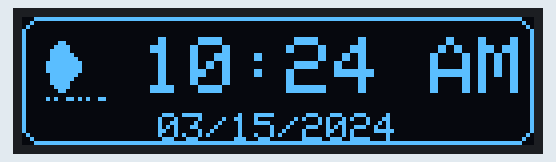
The sketch below on a simulated ESP32. Shown: 128×32 one-colour display. WiFi joins after 1.5 s; servers stay silent unless stated; network time is answered at once with the bench clock; the local clock reads 2024-03-15 10:24:30 at power-on unless the sketch sets it; what the sketch prints to the serial monitor is not drawn.

Above: at 1.6 s.
At 31.0 s:
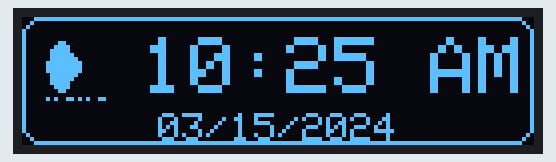
At 90.8 s:
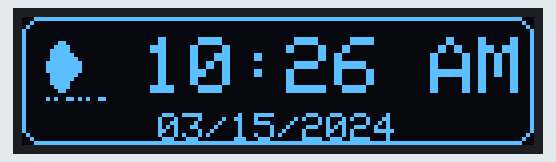

The sketch:

basic-fantasy-clock.ino
```cpp
#include <WiFi.h>
#include <Wire.h>
#include <Adafruit_GFX.h>
#include <Adafruit_SSD1306.h>
#include <NTPClient.h>
#include <WiFiUdp.h>

// OLED Display setup
#define SCREEN_WIDTH 128
#define SCREEN_HEIGHT 32
#define OLED_RESET    -1
#define OLED_ADDR     0x3C

Adafruit_SSD1306 display(SCREEN_WIDTH, SCREEN_HEIGHT, &Wire, OLED_RESET);

// Wi-Fi credentials
const char* ssid = "emeraldcity";
const char* password = "spacemonkeys";

// NTP Client setup
WiFiUDP ntpUDP;
NTPClient timeClient(ntpUDP, "pool.ntp.org", -25200, 60000); // GMT offset for MST (-7 hours)

// Moon (more of a diamond rn)  icon bitmap
const uint8_t moonIcon[] PROGMEM = {
  0x00, 0x00, 0x0C, 0x00, 0x1E, 0x00, 0x3E, 0x00, 0x3F, 0x00, 0x3F, 0x80, 0x7F, 0xC0, 0x7F, 0xC0,
  0x7F, 0xC0, 0x3F, 0x80, 0x3F, 0x00, 0x3E, 0x00, 0x1E, 0x00, 0x0C, 0x00, 0x00, 0x00
};

void setup() {
  Serial.begin(115200);

  // Initialize display
  if (!display.begin(SSD1306_SWITCHCAPVCC, OLED_ADDR)) {
    Serial.println("SSD1306 initialization failed");
    while (true);
  }
  display.clearDisplay();

  // Connect to WiFi
  Serial.print("Connecting to WiFi");
  WiFi.begin(ssid, password);
  while (WiFi.status() != WL_CONNECTED) {
    delay(500);
    Serial.print(".");
  }
  Serial.println(" Connected!");

  // Start NTP time sync
  timeClient.begin();
}

void loop() {
  timeClient.update();

  int hour = timeClient.getHours();
  int minute = timeClient.getMinutes();

  // Convert to 12-hour format
  bool isPM = hour >= 12;
  hour = (hour == 0) ? 12 : (hour > 12 ? hour - 12 : hour);

  // Get timestamp for date
  time_t epochTime = timeClient.getEpochTime();
  struct tm *ptm = gmtime((time_t *)&epochTime);

  int month = ptm->tm_mon + 1;
  int day = ptm->tm_mday;
  int year = ptm->tm_year + 1900;

  // Format date string (MM/DD/YYYY)
  char dateStr[11];
  sprintf(dateStr, "%02d/%02d/%04d", month, day, year);

  // Format time string (HH:MM AM/PM)
  char timeStr[12];
  sprintf(timeStr, "%02d:%02d %s", hour, minute, isPM ? "PM" : "AM");

  // Clear and draw elements
  display.clearDisplay();
  display.drawRoundRect(0, 0, SCREEN_WIDTH, SCREEN_HEIGHT, 5, SSD1306_WHITE); // Border
  display.drawBitmap(5, 5, moonIcon, 16, 16, SSD1306_WHITE); // Moon icon

  // Display time
  display.setTextSize(2);
  display.setTextColor(SSD1306_WHITE);
  display.setCursor(30, 5);
  display.println(timeStr);

  // Display date
  display.setTextSize(1);
  display.setCursor(34, 24);
  display.println(dateStr);

  display.display();
  delay(1000);
}
```

Measured:
- what the display in image 0 shows lasts 29.3 s, from 1.6 s to 30.9 s
- what the display in image 1 shows lasts 59.8 s, from 30.9 s to 90.7 s
